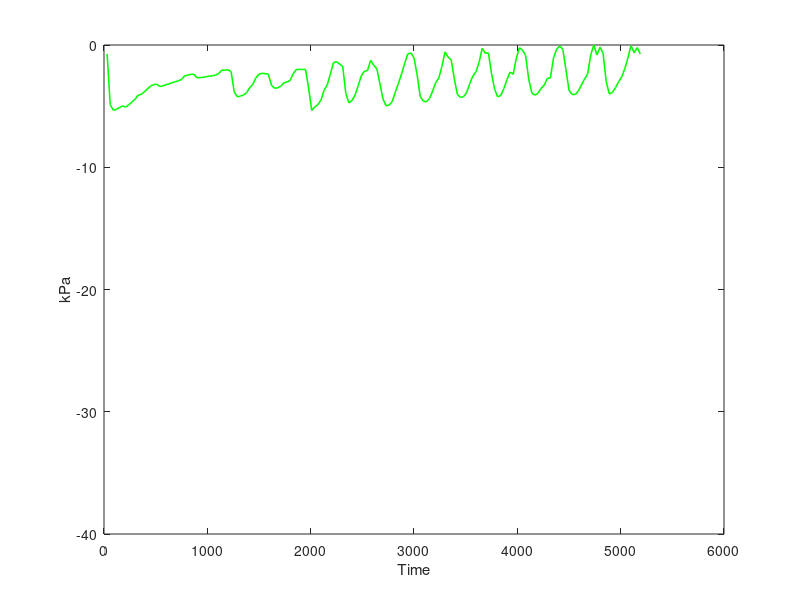

Write MATLAB code to recreate this figure. (Note: this script raises an error after producing the figure.)
fileEntireDataSet = importdata('FS_Timeseries_results.dat');
fileEntireDataSet1 = importdata('Waterlevel.dat');
dataFirstColumn = fileEntireDataSet(:,1); 
dataSecondColumn = fileEntireDataSet(:,3); 
dataThirdColumn = fileEntireDataSet(:,4); 
dataFifthColumn = fileEntireDataSet(:,5); 
dataSixthColumn = fileEntireDataSet(:,6); 
dataSeventhColumn = fileEntireDataSet(:,7);
dataFirstColumn1=fileEntireDataSet1(:,2);
dataSecondColumn1=fileEntireDataSet1(:,3);
figure()
plot(dataFirstColumn,dataSecondColumn,'LineWidth',1.13,'color','green');
xlabel('Time');
ylabel('kPa');
ylim(gca,[-40,0])
%set(gca,'Ytick',(-40:-10:0));
hold on
plot(dataFirstColumn,dataThirdColumn,'LineWidth',1.13,'color','[0.6350, 0.0780, 0.1840]');
xlabel('Time');
ylabel('kPa');
ylim(gca,[-40,0])
%set(gca,'Ytick',(0:-10:-40));
legend('Sp', 'S', 'Location', 'SouthEast');



figure()
plot(dataFirstColumn,dataFifthColumn,'LineWidth',1.13);
hold on
plot(dataFirstColumn,dataSixthColumn,'LineWidth',1.13,'color','[0.6350, 0.0780, 0.1840]');
hold on
plot(dataFirstColumn,dataSeventhColumn,'LineWidth',1.13);
xlabel('Time');
ylabel('kPa');
hold on
yyaxis right
plot(dataFirstColumn1,dataSecondColumn1,'LineWidth',1.13);
ylabel('Water Level (m)','rotation',-90,'VerticalAlignment','bottom');


legend('τ', 'σ','p','WL', 'Location', 'NorthWest','NumColumns',2);

